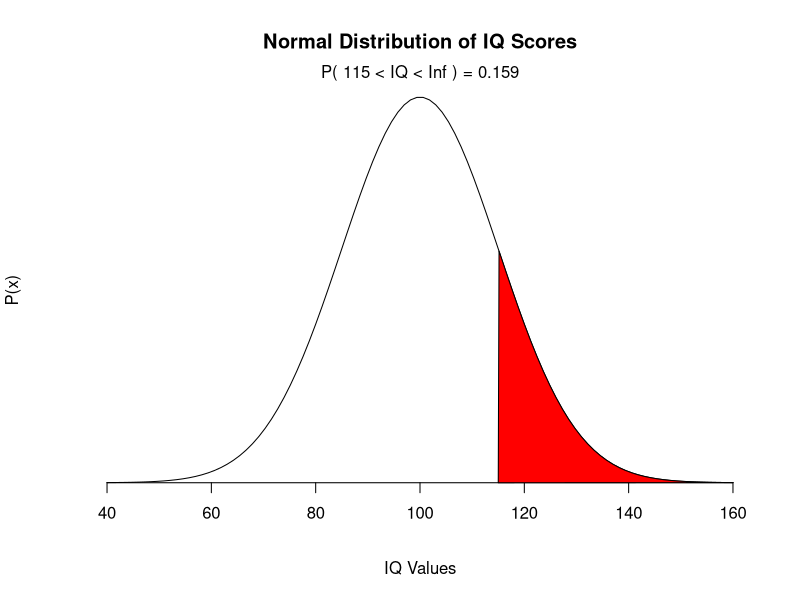

Here is the R script that generated this plot:

# Graphing Prob Density Functions in R

# Example : PLOTTING THE NORMAL DISTRIBUTION for childrens IQ 

# Define parameters of our distribution
mean = 100
stanDev = 15
# define lower and upper bounds of region of interest
lower = 115
upper = Inf

# Generate sequnece of numbers and make normal distribution
x <- seq(-4,4,length=100) * stanDev + mean
prob <- dnorm(x,mean,stanDev)

# Make plot and add probability distribution and axis labels
plot(x,prob,type = 'n',xlab = 'IQ Values',ylab = 'P(x)',main = "Normal Distribution of IQ Scores",axes = FALSE)
lines(x,prob)
axis(1,at=seq(40,160,20), pos = 0)

# Generate a polygon for region of interest
i <- x >= lower & x <= upper
polygon(c(lower,x[i],upper), c(0,prob[i],0) ,col="red")

# calculate area under curve for the region of interest and prints reuslts
area <- 1 - pnorm(lower,mean,stanDev)
results <- paste("P(",lower,"< IQ <",upper,") =", signif(area,digits = 3))
mtext(results,3)

